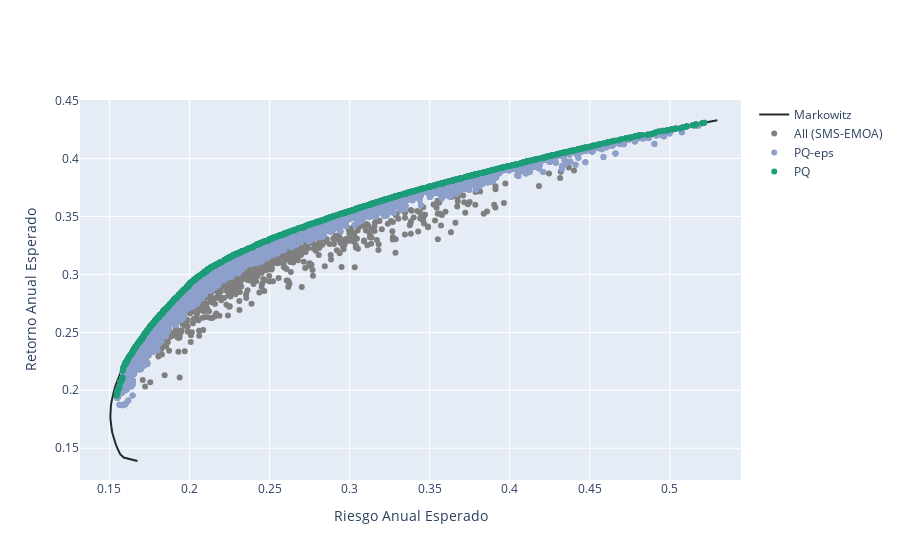

This figure's notebook cell:
### Code cell
frames = [FA, FA_best_eps, FA_best]
labels = ['All (SMS-EMOA)', 'PQ-eps', 'PQ']
colors = ['#7F7F7F', 'rgb(141,160,203)', 'rgb(27,158, 119)']
fig = my_plotting.plotting_samples_plotly(ef_R, frames, labels, colors)
